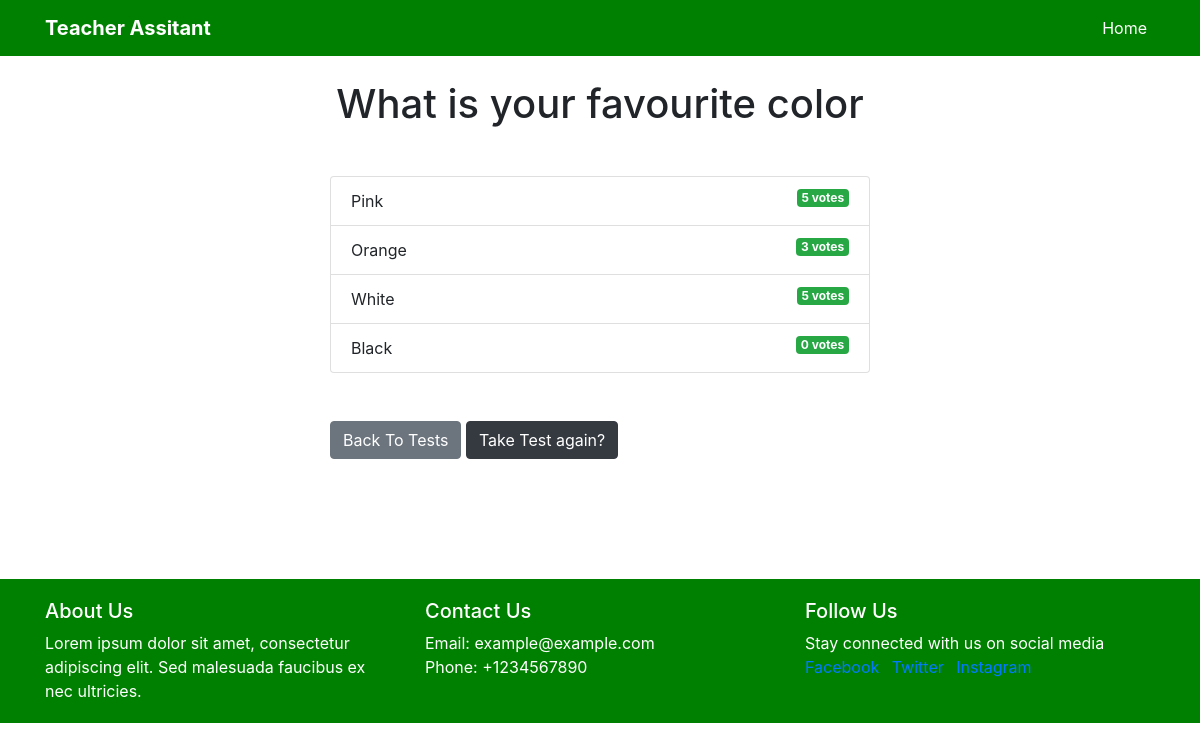
Page /polls/1/results/ on the committed database.
### polls/models.py (models this page shows, shortened)
class Question(models.Model):
    question_text = models.CharField(max_length=200)
    pub_date = models.DateTimeField('date published')

class Choice(models.Model):
    question = models.ForeignKey(Question, on_delete=models.CASCADE)
    choice_text = models.CharField(max_length=200)
    votes = models.IntegerField(default=0)

### polls/views.py (the view)
# urls.py: path('<int:question_id>/results/', views.results, name='results'),
def results(request, question_id):
    question = get_object_or_404(Question, pk=question_id)
    return render(request, 'polls/results.html', {'question': question})

### templates/polls/results.html
{% extends 'base.html' %}
{% block content %}
<h1 class="mb-5 text-center">{{ question.question_text }}</h1>
<ul class="list-group mb-5">
    {% for choice in question.choice_set.all %}
    <li class="list-group-item">
        {{ choice.choice_text }} <span class="badge badge-success float-right">{{ choice.votes }}
            vote{{ choice.votes | pluralize }}</span>
    </li>
    {% endfor %}
</ul>
<a class="btn btn-secondary" href="{% url 'polls:index' %}">Back To Tests</a>
<a class="btn btn-dark" href="{% url 'polls:detail' question.id %}">Take Test again?</a>
{% endblock %}

### rows in the picture
Question: question_text "What is your favourite color"
Choice: choice_text "Pink", votes "5", votes|pluralize "s"
Choice: choice_text "Orange", votes "3", votes|pluralize "s"
Choice: choice_text "White", votes "5", votes|pluralize "s"
Choice: choice_text "Black", votes "0", votes|pluralize "s"
